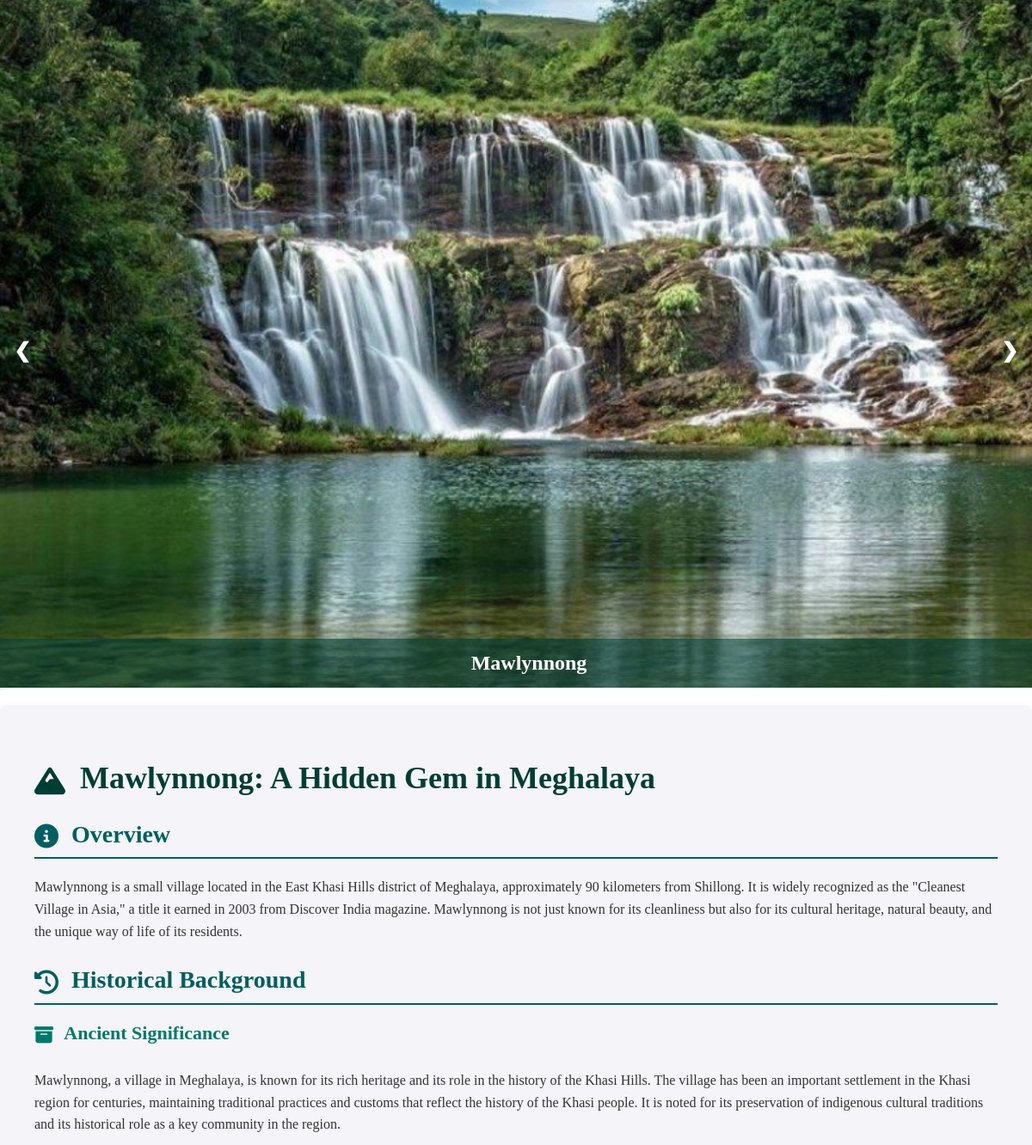
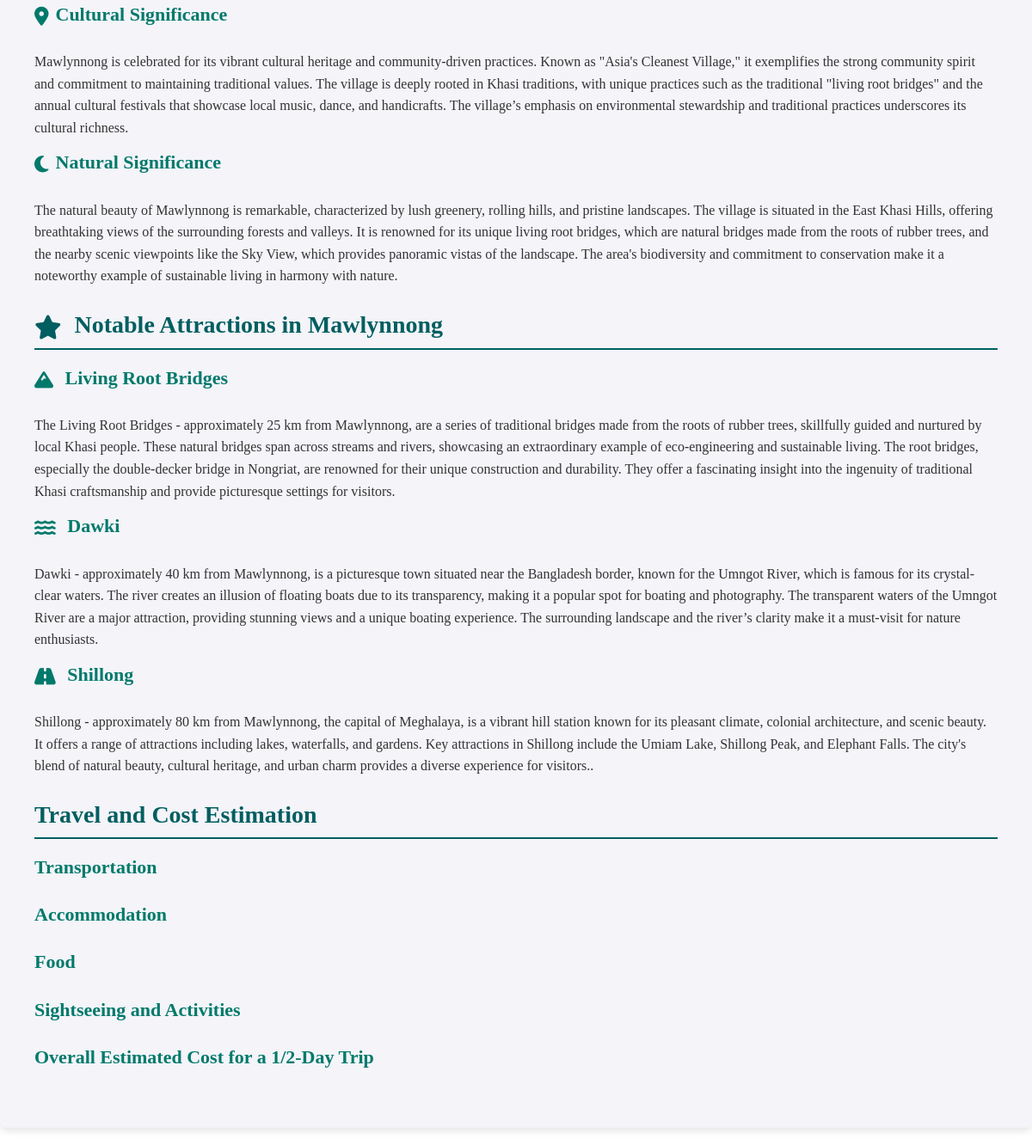
Page /stories/east/Meghalaya/Mawlynnong on the committed database (2 pictures, top to bottom).
### app/models.py (models this page shows, shortened)
class Place(models.Model):
    place_name = models.CharField(max_length=100)
    state = models.ForeignKey(State, related_name='places', on_delete=models.CASCADE)
    story = models.TextField()
    image1 = models.ImageField(upload_to='media/')
    image2 = models.ImageField(upload_to='media/')
    image3 = models.ImageField(upload_to='media/')

class State(models.Model):
    state_name = models.CharField(max_length=50)
    direction = models.CharField(max_length=50)

class hist_back(models.Model):
    place = models.ForeignKey(Place, related_name='histories', on_delete=models.CASCADE)
    head = models.TextField()
    info = models.TextField()

class Nearby_Place(models.Model):
    placename = models.CharField(max_length=100)
    main_place = models.ForeignKey(Place,related_name='nearby_places', on_delete=models.CASCADE)
    desc = models.TextField()

### app/views.py (the view)
# urls.py: path('stories/<str:direction>/<str:state>/<str:place>',views.place,name='place'),
def place(request, direction, state, place):
    place_obj = get_object_or_404(Place, place_name=place,state__state_name=state)
    nearby_places = place_obj.nearby_places.all()
    histories = place_obj.histories.all()
    transportation = place_obj.travel_and_cost.filter(category='TRANSPORTATION')
    accommodation = place_obj.travel_and_cost.filter(category='ACCOMMODATION')
    food = place_obj.travel_and_cost.filter(category='FOOD')
    sightseeing = place_obj.travel_and_cost.filter(category='SIGHTSEEING')
    overall_cost = place_obj.travel_and_cost.filter(category='OVERALL_COST')
    context = {
        'place':place_obj,'nearbyplaces':nearby_places,'histories':histories,
        'transportation': transportation,
        'accommodation': accommodation,
        'food': food,
        'sightseeing': sightseeing,
        'overall_cost': overall_cost
    }
    return render(request, 'index2.html', context)

### app/templates/index2.html (shortened to what this page needs)
<!DOCTYPE html>
<html lang="en">
  {% load static %}
  <head>
    <link
      rel="stylesheet"
      href="https://cdnjs.cloudflare.com/ajax/libs/font-awesome/6.4.0/css/all.min.css"
    />
    <link rel="stylesheet" href="{% static "css/style2.css" %}">
  </head>
  <body>
      <div class="btn_one">
        <label for="check">
        </label>
      </div>
    <div class="slideshow-container">
        <div class="slide active">
            <img src="/media/{{place.image1}}" alt="Image 1">
        </div>
        <a class="prev" onclick="plusSlides(-1)">&#10094;</a>
        <a class="next" onclick="plusSlides(1)">&#10095;</a>
        <div class="caption">{{place.place_name}}</div>
    </div>
    <div class="content">
        <h1><i class="fas fa-mountain icon"></i> {{place.place_name}}: A Hidden Gem in {{place.state.state_name}}</h1>
        <h3><i class="fas fa-info-circle icon"></i> Overview</h3>
        <p>{{place.story}}</p>
        <h3><i class="fas fa-history icon"></i> Historical Background</h3>
        <h4><i class="fas fa-archive icon"></i> {{histories.0.head}}</h4>
        <p>{{histories.0.info}}</p>
        <h4><i class="fas fa-map-marker-alt icon"></i>{{histories.1.head}}</h4>
        <p>{{histories.1.info}}</p>
        <h4><i class="fas fa-moon icon"></i>{{histories.2.head}}</h4>
        <p>{{histories.2.info}}</p>
        <h3><i class="fas fa-star icon"></i> Notable Attractions in {{place.place_name}}</h3>
        <h4><i class="fas fa-mountain icon"></i> {{nearbyplaces.0.placename}}</h4>
        <p>{{nearbyplaces.0.desc}}</p>
        <h4><i class="fas fa-water icon"></i> {{nearbyplaces.1.placename}}</h4>
        <p>{{nearbyplaces.1.desc}}</p>
        <h4><i class="fas fa-road icon"></i> {{nearbyplaces.2.placename}}</h4>
        <p>{{nearbyplaces.2.desc}}.</p>
        <h3>Travel and Cost Estimation</h3>
        <h4>Transportation</h4>
<h4>Accommodation</h4>
<h4>Food</h4>
<h4>Sightseeing and Activities</h4>
<h4>Overall Estimated Cost for a 1/2-Day Trip</h4>
    </div>
</body>
</html>

### app/static/css/style2.css (style rules this page uses)
body, html { font-family: 'Lora', serif; margin: 0; padding: 0; width: 100%; height: 100%; overflow-x: hidden; }
.slideshow-container { position: relative; width: 100%; height: 100vh; overflow: hidden; }
.slide { display: none; text-align: center; width: 100%; height: 100%; }
.slide img { width: 100%; height: 100%; object-fit: cover; }
.active { display: block; }
.caption { position: absolute; bottom: 0; width: 100%; padding: 15px; font-size: 24px; background-color: rgb(0, 61, 52,0.6); color: #fff; font-weight: 600; text-align: center; }
.prev, .next { cursor: pointer; position: absolute; top: 50%; width: auto; padding: 16px; margin-top: -22px; color: #fff; font-weight: bold; font-size: 24px; transition: 0.6s ease; border-radius: 0 3px 3px 0; user-select: none; }
.prev { left: 0; border-radius: 3px 0 0 3px; }
.next { right: 0; border-radius: 0 3px 3px 0; }
.content { padding: 40px; background-color: #f4f4f9; color: #333; max-width: 1200px; margin: 20px auto; border-radius: 8px; box-shadow: 0 4px 8px rgba(0,0,0,0.1); }
h1 { font-size: 36px; color: #003d34; margin-bottom: 20px; }
h3 { font-size: 28px; color: #005e60; border-bottom: 2px solid #005e60; padding-bottom: 10px; margin-bottom: 20px; }
h4 { font-size: 22px; color: #00796b; margin-top: 15px; }
p { line-height: 1.6; margin: 10px 0; }
.icon { margin-right: 8px; vertical-align: middle; }
.btn_one { color: rgb(96, 2, 0); font-size: 30px; font-weight: 700; position: absolute; left: 16px; line-height: 60px; cursor: pointer; transition: all 0.3s linear; }
.sidebar_menu .menu i,a { text-decoration: none; color: rgb(0, 64, 124); font-size: 20px; }

### rows in the picture
Place: image1 (picture), place_name "Mawlynnong", state.state_name "Meghalaya", story "Mawlynnong is a small village located in the East Khasi Hills district of Meghalaya, approximately 90 kilometers from Shillong. It is widely recognized as the \"Cleanest Village in Asia,\" a title it earned in 2003 from Discover India magazine. Mawlynnong is not just known for its cleanliness but also for its cultural heritage, natural beauty, and the unique way of life of its residents.", id.head "Ancient Significance", id.placename "Living Root Bridges"
hist_back: place+info "Mawlynnong, a village in Meghalaya, is known for its rich heritage and its role in the history of the Khasi Hills. The village has been an important settlement in the Khasi region for centuries, maintaining traditional practices and customs that reflect the history of the Khasi people. It is noted for its preservation of indigenous cultural traditions and its historical role as a key community in the region."
hist_back: place+head "Cultural Significance", place+info "Mawlynnong is celebrated for its vibrant cultural heritage and community-driven practices. Known as \"Asia's Cleanest Village,\" it exemplifies the strong community spirit and commitment to maintaining traditional values. The village is deeply rooted in Khasi traditions, with unique practices such as the traditional \"living root bridges\" and the annual cultural festivals that showcase local music, dance, and handicrafts. The village’s emphasis on environmental stewardship and traditional practices underscores its cultural richness."
hist_back: place+head "Natural Significance", place+info "The natural beauty of Mawlynnong is remarkable, characterized by lush greenery, rolling hills, and pristine landscapes. The village is situated in the East Khasi Hills, offering breathtaking views of the surrounding forests and valleys. It is renowned for its unique living root bridges, which are natural bridges made from the roots of rubber trees, and the nearby scenic viewpoints like the Sky View, which provides panoramic vistas of the landscape. The area's biodiversity and commitment to conservation make it a noteworthy example of sustainable living in harmony with nature."
Nearby_Place: main_place+desc "The Living Root Bridges - approximately 25 km from Mawlynnong, are a series of traditional bridges made from the roots of rubber trees, skillfully guided and nurtured by local Khasi people. These natural bridges span across streams and rivers, showcasing an extraordinary example of eco-engineering and sustainable living. The root bridges, especially the double-decker bridge in Nongriat, are renowned for their unique construction and durability. They offer a fascinating insight into the ingenuity of traditional Khasi craftsmanship and provide picturesque settings for visitors."
Nearby_Place: main_place+placename "Dawki", main_place+desc "Dawki - approximately 40 km from Mawlynnong, is a picturesque town situated near the Bangladesh border, known for the Umngot River, which is famous for its crystal-clear waters. The river creates an illusion of floating boats due to its transparency, making it a popular spot for boating and photography. The transparent waters of the Umngot River are a major attraction, providing stunning views and a unique boating experience. The surrounding landscape and the river’s clarity make it a must-visit for nature enthusiasts."
Nearby_Place: main_place+placename "Shillong", main_place+desc "Shillong - approximately 80 km from Mawlynnong, the capital of Meghalaya, is a vibrant hill station known for its pleasant climate, colonial architecture, and scenic beauty. It offers a range of attractions including lakes, waterfalls, and gardens. Key attractions in Shillong include the Umiam Lake, Shillong Peak, and Elephant Falls. The city's blend of natural beauty, cultural heritage, and urban charm provides a diverse experience for visitors."
